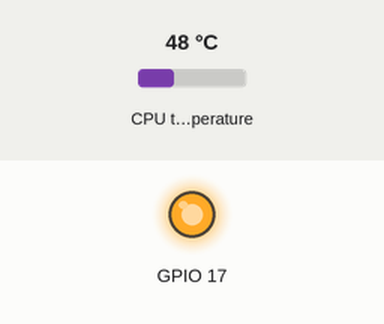
Recording of a program running on a simulated Raspberry Pi (BCM pin numbers). Parts: output pins drawn as LEDs (lit = HIGH). Inputs (shaded band) come from the test bench; at power-on: CPU temperature 48 °C. At 0.0 s the program stops and its outputs stay as they are.

Above: at 0.1 s.
Timing chart, 0 to 1.5 s (numbered marks = the images above):
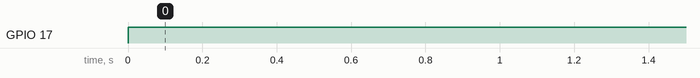

The program:

auto.py
```python
import RPi.GPIO as GPIO
import os

def on():
    GPIO.output(17, True)

def off():
    GPIO.output(17, False)

def getCpuT():
 tempFile = open( "/sys/class/thermal/thermal_zone0/temp" )
 cpu_temp = tempFile.read()
 tempFile.close()
 return int(cpu_temp)/1000


if __name__ == "__main__":
    GPIO.setwarnings(False)
    GPIO.setmode(GPIO.BCM)
    GPIO.setup(17, GPIO.OUT)
    if getCpuT() >= 37:
        on()
        exit()
    elif getCpuT() < 37:
        off()
    else:
        exit()
```

Measured:
- by itself, GPIO 17: LOW → HIGH at 0.00 s
